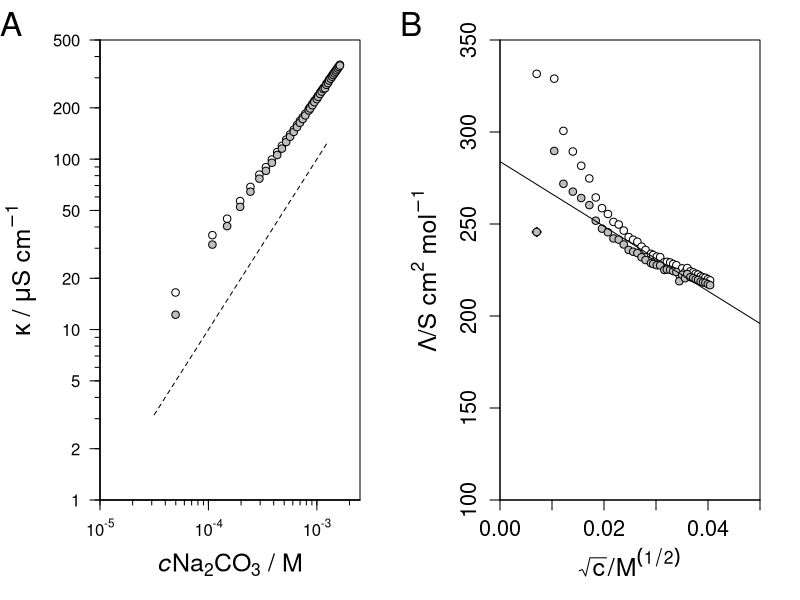

Write R code to recreate this figure.
# Conductivity as a function of concentration

# Clear the workspace
rm(list=ls())

# Load data from the CSV file
Data <- read.csv("Konzentration/konzentration.csv", header=TRUE, sep=";")
vol <- Data[,1]
Vol <- vol[-1]
vol <- Vol * 0.001  # Convert volume to liters
Ltf <- Data$Leitfähigkeit

# Extract initial values
idx <- 1
klsm <- Ltf[1]

# Uncomment the lines below to reproduce the analysis for a hypothetical value of klsm=10
# klsm <- 10
# idx <- 5

# Calculate the difference between subsequent conductivity values and subtract klsm
kappa <- Ltf[-1]
kappa1 <- kappa - klsm

# Constants related to the solution
MNa <- 105.99  # Molecular mass of Na2Co3
mNa <- 0.5300  # Mass of Na2CO3 measured
nNa <- mNa / MNa  # Amount of Na2CO3
c0 <- nNa / 0.5  # Initial concentration

# Calculate concentration, square root of concentration, and conductivities
c <- c0 * vol / (0.1 + vol)
wuc <- sqrt(c)
Lambdaa <- (kappa1 / 1000) / c
Lambdaaa <- (kappa / 1000) / c

# Function to generate pretty log scales
PrettyLog <- function(begin=1e-10, end=1e10) {
  d <- 10^c(-99:99)
  d <- d[d >= begin & d <= end]
  dd <- outer(c(1:9), 10^c(-99:99))
  dd <- dd[dd >= begin & dd <= end]
  dlab <- do.call("expression",
                  lapply(seq(along=log10(d)), function(i) substitute(10^E, list(E=log10(d)[i]))))
  list("big"=d, "small"=dd, "big.lab"=dlab)
}

# Plot conductivity vs. concentration
par(mfrow =c(1,2))
par(mar = c(5, 5, 2, 2))
plot(c, kappa1, log="xy",
     type="n",
     xlim=c(1e-5,2.5e-3), ylim=c(1,500),
     xaxs="i", yaxs="i",
     xaxt="n", yaxt="n",
     xlab=expression(italic(c)*"Na"[2]*"CO"[3]*" / "*M),
     ylab=expression(italic(kappa)*" / "*mu*S~cm^-1),
     cex.axis = 1.3,
     cex.lab = 1.5
)
PL <- PrettyLog()
axis(1, at=PL$small, labels=FALSE, tcl=-0.25)
axis(1, at=PL$big, labels=PL$big.lab)
axis(2, at=PL$small, labels=FALSE, tcl=-0.25)
axis(2, las=1)
x <- 10^seq(-4.5,-2.9,length=100)
y <- 100000 * x
lines(x, y, lty="dashed")
points(c, kappa, pch=21, bg="white")
points(c, kappa1, pch=21, bg="grey")

# Plot square root of concentration vs. conductivity
plot(wuc, Lambdaa, type = "n",
     ylim=c(100,350),
     xlim=c(0,0.05),
     xaxs="i",yaxs="i",
     xlab=expression(sqrt(c)*"/M"^(1/2)),
     ylab=expression(Lambda*"/S cm"^2~"mol"^-1),
     cex.axis = 1.3,
     cex.lab = 1.5
)

points(wuc, Lambdaaa, pch=21, bg="white")
points(wuc[1:idx], Lambdaa[1:idx], pch=23, bg="grey")
points(wuc[idx:length(Lambdaa)], Lambdaa[idx:length(Lambdaa)], pch=21, bg="grey", )

# Add labels to the plots
mtext("A", side =3, cex=2, line =-2, at=0, outer = TRUE, adj = 0)
mtext("B", side=3, cex=2, line=-2, at=0.5, outer=TRUE, adj=0)

# Perform linear regression and plot the regression line
Lambda0 <- lm(Lambdaa[idx:length(Lambdaa)] ~ wuc[idx:length(wuc)])
summary(Lambda0)
a <- summary(Lambda0)$coef[1]
b <- summary(Lambda0)$coef[2]
abline(a, b)

# Calculate and print the confidence intervals for the coefficients
conf_interval <- confint(Lambda0)
conf_interval_intercept <- conf_interval["(Intercept)", ]
CI <- diff(conf_interval_intercept) / 2
print(a)
print(CI)
